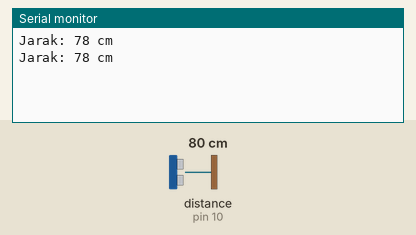
Simulated run of this sketch. Board: Arduino Uno, built with avr-gcc and run on an emulated ATmega328P. Shown: the last lines printed to the serial monitor. Wiring (inferred from the names in the program): ultrasonic range finder: trigger pin 9; echo pin 10. The inputs (shaded band) are chosen by the test bench; at power-on: distance to the obstacle (sensor on pin 10) 80 cm. The echo pulse lasts 58.3 µs per cm.

Above: at 1.8 s.
1.9 s: distance to the obstacle (sensor on pin 10) set to 2 cm
At 2.5 s:
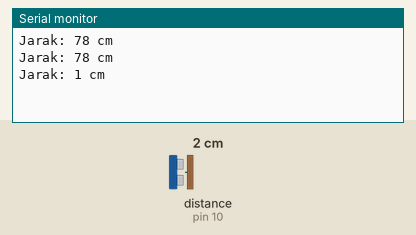
3.4 s: distance to the obstacle (sensor on pin 10) set to 4 cm
At 4.8 s:
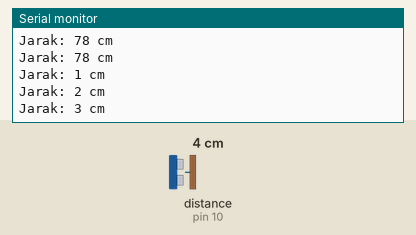
Timing chart, 0 to 6.4 s (numbered marks = the images above; inputs shaded):
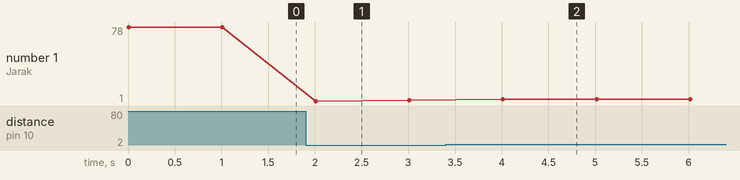

Measured:
- after the input at 1.9 s, the serial monitor: prints a new line after 0.11 s (image 1)
- after the input at 3.4 s, the serial monitor: prints a new line after 0.61 s (image 2)
- plotted number 1: 78 → 2 after the input at 1.9 s, 2 → 3 after the input at 3.4 s

The sketch:

sketch_aug16a.ino
```cpp
// Definisikan pin yang digunakan untuk menghubungkan sensor HC-SR04
const int trigPin = 9;  // Pin trigger
const int echoPin = 10; // Pin echo

// Variabel untuk menyimpan waktu tiba dan waktu berangkat sinyal ultrasonik
long duration;
int distance;

void setup() {
  // Atur pin trigPin sebagai OUTPUT dan echoPin sebagai INPUT
  pinMode(trigPin, OUTPUT);
  pinMode(echoPin, INPUT);

  // Inisialisasi komunikasi serial
  Serial.begin(9600);
}

void loop() {
  // Kirimkan sinyal ultrasonik
  digitalWrite(trigPin, LOW);
  delayMicroseconds(2);
  digitalWrite(trigPin, HIGH);
  delayMicroseconds(10);
  digitalWrite(trigPin, LOW);

  // Baca waktu berangkat dan waktu tiba sinyal ultrasonik
  duration = pulseIn(echoPin, HIGH);

  // Hitung jarak berdasarkan waktu tiba dan waktu berangkat
  // Rumus: Jarak (cm) = (Waktu (microdetik) * Kecepatan Suara (cm/microdetik)) / 2
  distance = duration * 0.034 / 2;

  // Tampilkan hasil ke layar Serial Monitor
  Serial.print("Jarak: ");
  Serial.print(distance);
  Serial.println(" cm");

  // Tunggu sejenak sebelum membaca lagi
  delay(1000);
}
```
